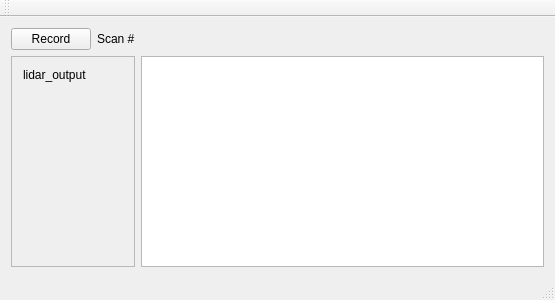
<?xml version="1.0" encoding="UTF-8"?>
<ui version="4.0">
 <class>MainWindow</class>
 <widget class="QMainWindow" name="MainWindow">
  <property name="geometry">
   <rect>
    <x>0</x>
    <y>0</y>
    <width>555</width>
    <height>300</height>
   </rect>
  </property>
  <property name="windowTitle">
   <string>MainWindow</string>
  </property>
  <widget class="QWidget" name="centralWidget">
   <layout class="QGridLayout" name="gridLayout">
    <item row="0" column="1">
     <widget class="QLabel" name="scan_count_label">
      <property name="text">
       <string>Scan #</string>
      </property>
     </widget>
    </item>
    <item row="1" column="0" colspan="2">
     <widget class="QScrollArea" name="scrollArea">
      <property name="widgetResizable">
       <bool>true</bool>
      </property>
      <widget class="QWidget" name="scrollAreaWidgetContents">
       <property name="geometry">
        <rect>
         <x>0</x>
         <y>0</y>
         <width>129</width>
         <height>188</height>
        </rect>
       </property>
       <layout class="QVBoxLayout" name="verticalLayout">
        <item>
         <widget class="QLabel" name="lidar_output">
          <property name="sizePolicy">
           <sizepolicy hsizetype="Expanding" vsizetype="Expanding">
            <horstretch>0</horstretch>
            <verstretch>0</verstretch>
           </sizepolicy>
          </property>
          <property name="text">
           <string>lidar_output</string>
          </property>
          <property name="alignment">
           <set>Qt::AlignLeading|Qt::AlignLeft|Qt::AlignTop</set>
          </property>
         </widget>
        </item>
       </layout>
      </widget>
     </widget>
    </item>
    <item row="1" column="2">
     <widget class="QGraphicsView" name="graphics_view"/>
    </item>
    <item row="0" column="0">
     <widget class="QPushButton" name="record_button">
      <property name="text">
       <string>Record</string>
      </property>
      <property name="checkable">
       <bool>true</bool>
      </property>
      <property name="checked">
       <bool>false</bool>
      </property>
     </widget>
    </item>
   </layout>
  </widget>
  <widget class="QMenuBar" name="menuBar">
   <property name="geometry">
    <rect>
     <x>0</x>
     <y>0</y>
     <width>555</width>
     <height>22</height>
    </rect>
   </property>
  </widget>
  <widget class="QToolBar" name="mainToolBar">
   <attribute name="toolBarArea">
    <enum>TopToolBarArea</enum>
   </attribute>
   <attribute name="toolBarBreak">
    <bool>false</bool>
   </attribute>
  </widget>
  <widget class="QStatusBar" name="statusBar"/>
 </widget>
 <layoutdefault spacing="6" margin="11"/>
 <resources/>
 <connections/>
</ui>
